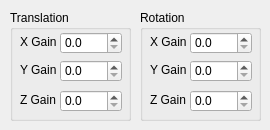
        <widget class="QWidget" name="BCIVelocity">
         <attribute name="title">
          <string>Velocity</string>
         </attribute>
         <widget class="QGroupBox" name="BCIVelocityTranslationGroup">
          <property name="geometry">
           <rect>
            <x>10</x>
            <y>10</y>
            <width>121</width>
            <height>111</height>
           </rect>
          </property>
          <property name="title">
           <string>Translation</string>
          </property>
          <widget class="QLabel" name="BCIVelocityTranslationXGainLabel">
           <property name="geometry">
            <rect>
             <x>10</x>
             <y>24</y>
             <width>41</width>
             <height>16</height>
            </rect>
           </property>
           <property name="text">
            <string>X Gain</string>
           </property>
          </widget>
          <widget class="QDoubleSpinBox" name="BCIVelocityTranslationZGain">
           <property name="geometry">
            <rect>
             <x>50</x>
             <y>80</y>
             <width>62</width>
             <height>22</height>
            </rect>
           </property>
           <property name="decimals">
            <number>1</number>
           </property>
          </widget>
          <widget class="QLabel" name="BCIVelocityTranslationZGainLabel">
           <property name="geometry">
            <rect>
             <x>10</x>
             <y>82</y>
             <width>41</width>
             <height>16</height>
            </rect>
           </property>
           <property name="text">
            <string>Z Gain</string>
           </property>
          </widget>
          <widget class="QDoubleSpinBox" name="BCIVelocityTranslationXGain">
           <property name="geometry">
            <rect>
             <x>50</x>
             <y>22</y>
             <width>62</width>
             <height>22</height>
            </rect>
           </property>
           <property name="decimals">
            <number>1</number>
           </property>
          </widget>
          <widget class="QLabel" name="BCIVelocityTranslationYGainLabel">
           <property name="geometry">
            <rect>
             <x>10</x>
             <y>52</y>
             <width>41</width>
             <height>16</height>
            </rect>
           </property>
           <property name="text">
            <string>Y Gain</string>
           </property>
          </widget>
          <widget class="QDoubleSpinBox" name="BCIVelocityTranslationYGain">
           <property name="geometry">
            <rect>
             <x>50</x>
             <y>50</y>
             <width>62</width>
             <height>22</height>
            </rect>
           </property>
           <property name="decimals">
            <number>1</number>
           </property>
          </widget>
         </widget>
         <widget class="QGroupBox" name="BCIVelocityRotationGroup">
          <property name="geometry">
           <rect>
            <x>140</x>
            <y>10</y>
            <width>121</width>
            <height>111</height>
           </rect>
          </property>
          <property name="title">
           <string>Rotation</string>
          </property>
          <widget class="QLabel" name="BCIVelocityRotationXGainLabel">
           <property name="geometry">
            <rect>
             <x>10</x>
             <y>24</y>
             <width>41</width>
             <height>16</height>
            </rect>
           </property>
           <property name="text">
            <string>X Gain</string>
           </property>
          </widget>
          <widget class="QDoubleSpinBox" name="BCIVelocityRotationZGain">
           <property name="geometry">
            <rect>
             <x>50</x>
             <y>80</y>
             <width>62</width>
             <height>22</height>
            </rect>
           </property>
           <property name="decimals">
            <number>1</number>
           </property>
          </widget>
          <widget class="QLabel" name="BCIVelocityRotationZGainLabel">
           <property name="geometry">
            <rect>
             <x>10</x>
             <y>82</y>
             <width>41</width>
             <height>16</height>
            </rect>
           </property>
           <property name="text">
            <string>Z Gain</string>
           </property>
          </widget>
          <widget class="QDoubleSpinBox" name="BCIVelocityRotationXGain">
           <property name="geometry">
            <rect>
             <x>50</x>
             <y>22</y>
             <width>62</width>
             <height>22</height>
            </rect>
           </property>
           <property name="decimals">
            <number>1</number>
           </property>
          </widget>
          <widget class="QLabel" name="BCIVelocityRotationYGainLabel">
           <property name="geometry">
            <rect>
             <x>10</x>
             <y>52</y>
             <width>41</width>
             <height>16</height>
            </rect>
           </property>
           <property name="text">
            <string>Y Gain</string>
           </property>
          </widget>
          <widget class="QDoubleSpinBox" name="BCIVelocityRotationYGain">
           <property name="geometry">
            <rect>
             <x>50</x>
             <y>50</y>
             <width>62</width>
             <height>22</height>
            </rect>
           </property>
           <property name="decimals">
            <number>1</number>
           </property>
          </widget>
         </widget>
        </widget>
